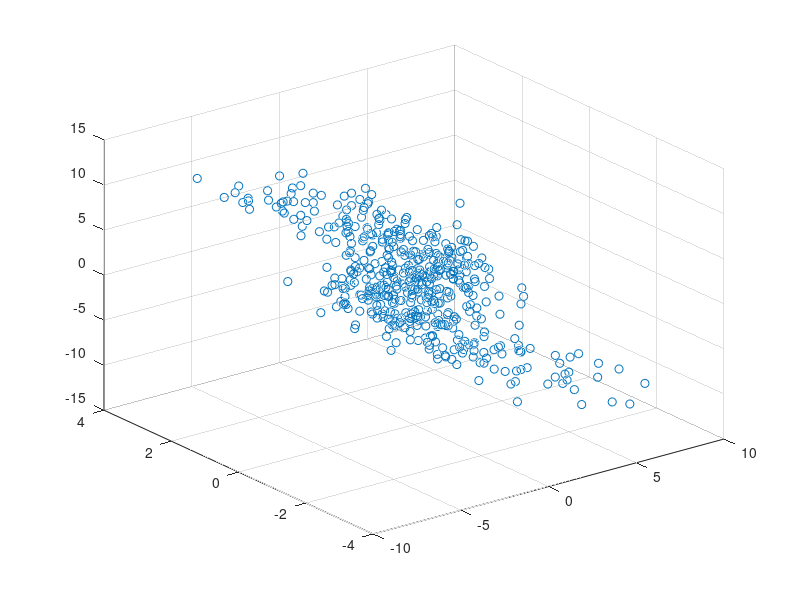

Here is the MATLAB script that generated this plot: (Note: this script raises an error after producing the figure.)
clear; clc; close all;

polyX = [-7e-3 8e-3 1e-1 0.1];
polyY = [5e-3 1e-3 -3e-1 0.1];
polyZ = [0 0 0 1];

zrange = [-10 10];

npoints = 500;

zpt = rand(npoints,1)*20-10;
xpt = polyval(polyX, zpt);
ypt = polyval(polyY, zpt);

noise = mvnrnd(zeros(3,1), diag([1 1 1]), npoints);

scatter3(xpt+noise(:,1), ypt+noise(:,2), zpt+noise(:,3));

save('./data/xpt.dat', 'xpt', '-ascii');
save('./data/ypt.dat', 'ypt', '-ascii');
save('./data/zpt.dat', 'zpt', '-ascii');
xlabel('x'); ylabel('y'); zlabel('z');
daspect([1 1 1]);

polyval(polyX, 1)
polyval(polyY, 1)

polyval(polyX, -1)
polyval(polyY, -1)

polyval(polyX, 5e-3)
polyval(polyY, 5e-3)

load('./data/uniform_pts.dat');
hold on;
scatter3(uniform_pts(:,1), uniform_pts(:,2), uniform_pts(:,3), 'r');
